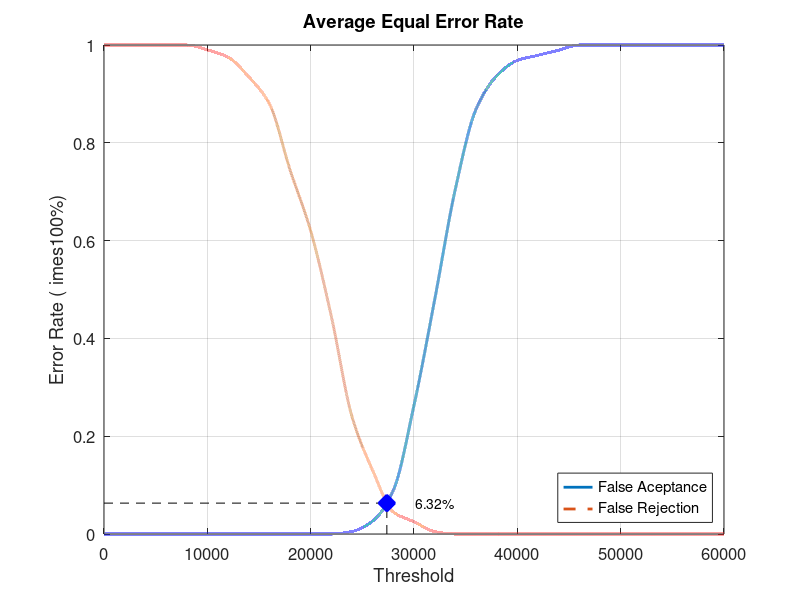
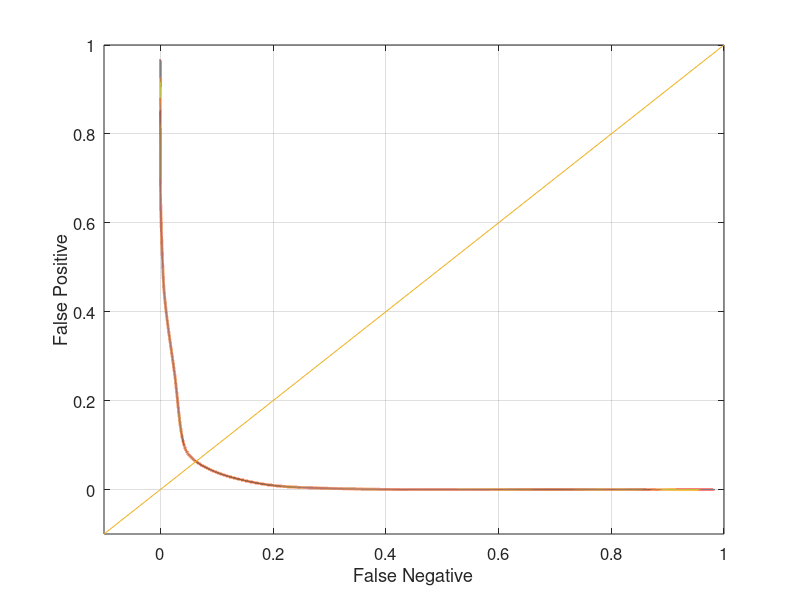

MATLAB code for these plots, in order:
close all;
clear;
clc;
x = 0:2000:60000;
xq = 0:0.5:60000;

y0 = [0 0 0 0 0 0 0 0 0 0 0 0 0.00526316 0.0263158 0.0894737 0.263158 0.478947 0.705263 0.868421 0.936842 0.968421 0.978947 0.989474 1 1 1 1 1 1 1 1]
yy0 = interp1(x, y0, xq, 'pchip');
y1 = [1 1 1 1 1 0.99 0.975 0.935 0.88 0.745 0.62 0.445 0.24 0.13 0.045 0.025 0.005 0 0 0 0 0 0 0 0 0 0 0 0 0 0]
yy1 = interp1(x, y1, xq, 'pchip');

% Calculating EER: 
y2 = abs(y0 - y1);
find(y2 == min(y2))
yy2 = abs(yy0 - yy1);
xEER = find(yy2 == min(yy2));
xEERIndex = xq(xEER) % X-axis EER
yEER = yy0(xEER) % Y-axis EER

main = figure
plot(xq, yy0,'-','LineWidth', 2);	hold on
plot(xq, yy1,'--','LineWidth', 2);	hold on
plot([xEERIndex xEERIndex], [0 yEER], 'k--');	hold on
plot([0 xEERIndex], [yEER yEER], 'k--');	hold on
plot(xEERIndex, yEER, 'bx', 'LineWidth', 10);	hold on
text(xEERIndex + 10 * xEERIndex / 100, yEER, [num2str(round((10000 * yEER)) / 100) '%'])
legend('False Aceptance', 'False Rejection', 'Location', 'SouthEast')
xlabel('Threshold')
ylabel('Error Rate (	imes100%)')
title('Average Equal Error Rate')
set(gca, 'FontSize', 12)
axis([0 60000 0 1])
grid on

print(main, 'Database3_4Main', '-dpng');
FNRxFPR = figure('Color', [1 1 1]);
plot(yy1, yy0, '-', yy1, yy0, 'LineWidth', 2);
hold on
y = -0.1:0.1:1
plot(y, y); 
set(gca, 'FontSize', 12)
xlabel('False Negative')
ylabel('False Positive')
axis([-0.1 1 -0.1 1])
set(gca, 'FontSize', 12)
grid on

print(FNRxFPR, 'Database3_4FNRxFPR','-dpng');
